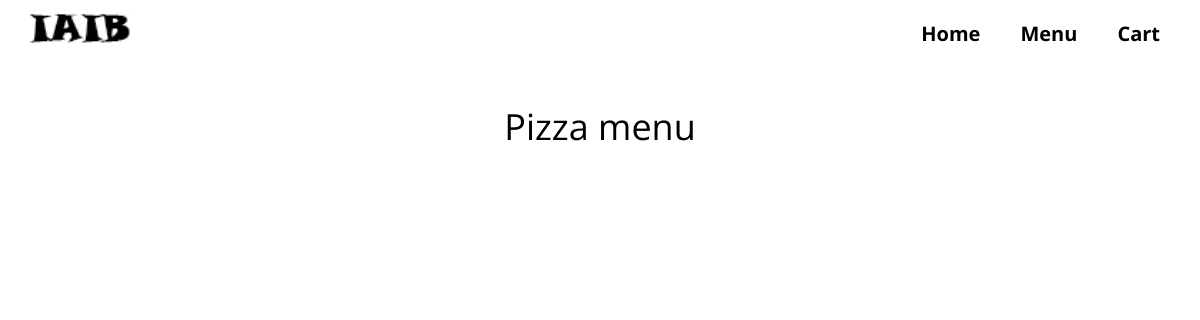
/menu/pizza/, run on an earlier commit of the app's database.
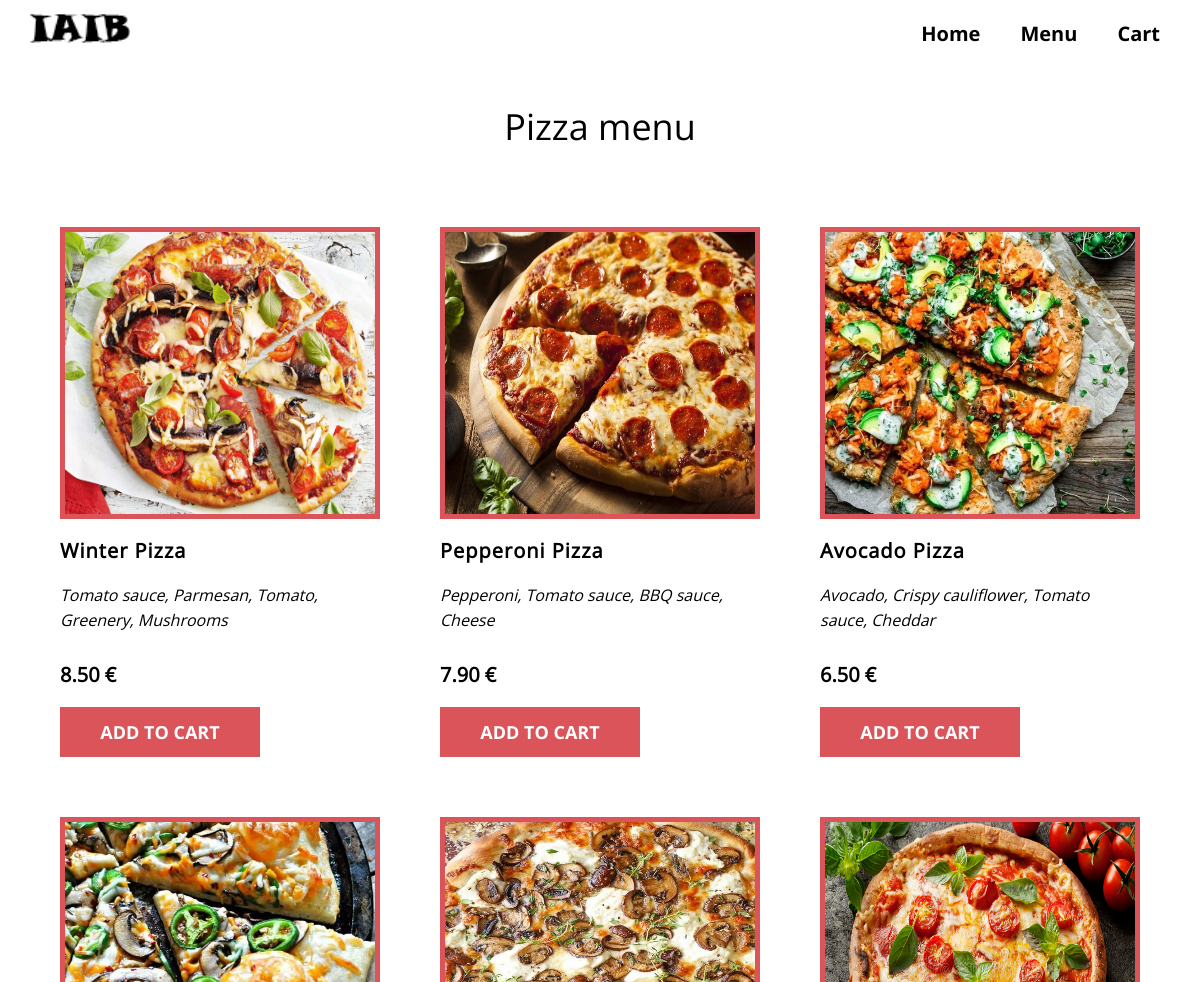
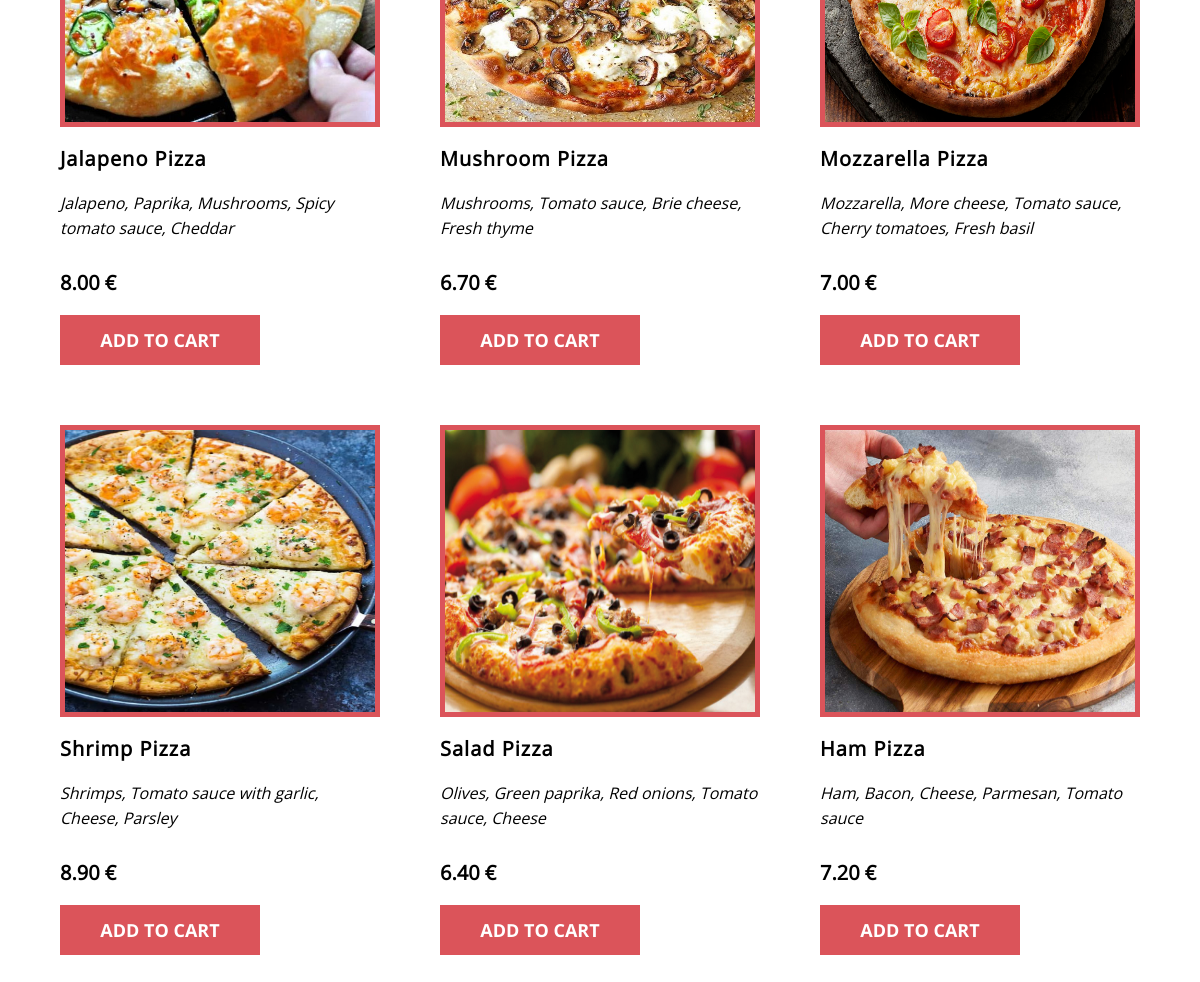
And on a later commit of the database (2 pictures, top to bottom).
### pizza/models.py (models this page shows, shortened)
class Product(models.Model):
    name = models.CharField(max_length=100)
    price = models.DecimalField(max_digits=10, decimal_places=2)
    ingredients = models.TextField(max_length=500, blank=True, null=True)
    ml = models.SmallIntegerField(blank=True, null=True)
    image = models.ImageField(upload_to="product_images/")
    available = models.BooleanField(default=True)
    category = models.ForeignKey(Category, on_delete=models.PROTECT, null=True)
    class Meta:
        ordering = ['id']

### pizza/views.py (the view)
# urls.py: path('menu/pizza/', pizza_menu, name='pizza'),
def pizza_menu(request):
    menu = [product for product in Product.objects.all() if product.category_id == 1]
    return render(request, 'pizza/menu/pizza.html', {'menu': menu, 'title': 'Pizza menu'})

### cart/context_processors.py (called while the page is built)
def cart(request):
    return {'cart': Cart(request)}

### pizza/templates/pizza/menu/pizza.html (shortened to what this page needs)
<!DOCTYPE html>
{% load static %}
<html lang="en">
<head>
    <link type="text/css" rel="stylesheet" href="{% static 'pizza/menu/css/style.css' %}" />
    <link type="text/css" rel="stylesheet" href="{% static 'pizza/navbar/css/style.css' %}" />
</head>
<body>
    <div class="wrapper">
        {% include "pizza/navbar.html" %}
        <div class="container">
            <div class="header">{{ title }}</div>
        </div>
        <div class="menu">
            <div class="menu_container container">
                <div class="menu_content">
                    {% for p in menu %}
                    {% if p.available %}
                    <div class="menu_item">
                        <div class="menu_item_img">
                            <img src="{{ p.image.url }}" alt="pizza">
                        </div>
                        <div class="menu_item_title">{{ p.name }}</div>
                        <div class="menu_item_description"><i>{{ p.ingredients }}</i></div>
                        <div class="menu_item_price">{{ p.price }} €</div>
                        <form action="{% url 'cart:cart_add' p.id %}" method="POST">
                            <button type="submit" class="menu_button" id="{{ p.id }}">ADD TO CART</button>
                        </form>
                    </div>
                    {% endif %}
                    {% endfor %}
                </div>
            </div>
        </div>
    </div>
</body>
</html>

### pizza/templates/pizza/navbar.html (shortened to what this page needs)
{% load static %}
<nav class="navbar">
  <div class="navbar_container container">
    <div class="nav_logo_item">
      <img src="{% static 'pizza/navbar/images/logo.jpg' %}" alt="logo">
    </div>
    <div class="nav_items">
      <a href="{% url 'home' %}" class="nav_home_item">Home</a>
      <div class="nav_menu_item">
        <button class="nav_menu_item_button">Menu</button>
      </div>
      <a href="{% url 'cart' %}" class="nav_cart_item">Cart</a>
    </div>
  </div>
</nav>

### pizza/static/pizza/menu/css/style.css (style rules this page uses)
* { padding: 0; margin: 0; border: 0; }
*, *:before, *:after { box-sizing: border-box; }
nav, footer, header, aside { display: block; }
html, body { height: 100%; width: 100%; font-size: 100%; line-height: 1; font-size: 14px; -ms-text-size-adjust: 100%; -moz-text-size-adjust: 100%; -webkit-text-size-adjust: 100%; }
input, button, textarea { font-family: inherit; }
button { cursor: pointer; }
a, a:visited { text-decoration: none; }
img { vertical-align: top; }
body { font-family: Roboto-Regular; color: #000; }
.wrapper { min-height: 100%; overflow: hidden; display: flex; flex-direction: column; }
.container { max-width: 1140px; margin: 0 auto; box-sizing: content-box; padding: 0px 5px; }
.menu_button { cursor: pointer; display: flex; color: white; font-size: 18px; font-family: OpenSans-Bold; font-weight: 700; line-height: 200%; height: 50px; background: #db545a; justify-content: center; align-items: center; width: 200px; transition: all 0.3s ease 0s; }
.header { margin: 50px 0px; text-align: center; font-size: 36px; line-height: 110%; }
.menu_content { display: flex; flex-wrap: wrap; margin-bottom: 20px; }
.menu_item { position: relative; max-width: 33%; padding: 30px; min-height: 560px; display: table; margin-bottom: 30px; }
.menu_item img { width: 320px; height: 292px; border: 5px solid #db545a; }
.menu_item_title { margin: 20px 0px; font-size: 20px; line-height: 120%; letter-spacing: 1px; font-weight: 700; }
.menu_item_description { font-family: OpenSans-Regular; line-height: 160%; font-size: 16px; }
.menu_item_price { position: absolute; bottom: 50px; font-size: 20px; line-height: 120%; font-weight: 700; margin: 20px 0px; }
.menu_button { position: absolute; bottom: 0; }

### pizza/static/pizza/navbar/css/style.css (style rules this page uses)
* { padding: 0; margin: 0; }
*, *:before, *:after { box-sizing: border-box; }
nav, footer, header, aside { display: block; }
html, body { height: 100%; width: 100%; font-size: 100%; line-height: 1; font-size: 14px; -ms-text-size-adjust: 100%; -moz-text-size-adjust: 100%; -webkit-text-size-adjust: 100%; }
input, button, textarea { font-family: inherit; }
button { cursor: pointer; }
a, a:visited { text-decoration: none; }
img { vertical-align: top; }
.navbar { margin-top: 10px; }
.navbar_container { display: flex; justify-content: space-between; }
.nav_logo_item img { width: 100px; }
.nav_items { display: flex; align-items: center; font-family: OpenSans-Bold; font-size: 20px; }
.nav_items a { padding: 10px; color: black; transition: all 0.3s ease 0s; }
.nav_home_item { margin-right: 20px; }
.nav_menu_item { margin-right: 20px; position: relative; display: inline-block; }
.nav_menu_item_button { padding: 10px; color: black; background: None; font-size: 20px; border: none; transition: all 0.3s ease 0s; }
body { font-family: OpenSans-Regular; color: #000; }
.container { max-width: 1140px; margin: 0 auto; box-sizing: content-box; padding: 0px 5px; }

What changed in the data, as far as the page shows it:
added Product: image (picture), name "Winter Pizza", ingredients "Tomato sauce, Parmesan, Tomato, Greenery, Mushrooms", price "8.50"
added Product: image (picture), name "Pepperoni Pizza", ingredients "Pepperoni, Tomato sauce, BBQ sauce, Cheese", price "7.90"
added Product: image (picture), name "Avocado Pizza", ingredients "Avocado, Crispy cauliflower, Tomato sauce, Cheddar", price "6.50"
added Product: image (picture), name "Jalapeno Pizza", ingredients "Jalapeno, Paprika, Mushrooms, Spicy tomato sauce, Cheddar", price "8.00"
added Product: image (picture), name "Mushroom Pizza", ingredients "Mushrooms, Tomato sauce, Brie cheese, Fresh thyme", price "6.70"
added Product: image (picture), name "Mozzarella Pizza", ingredients "Mozzarella, More cheese, Tomato sauce, Cherry tomatoes, Fresh basil", price "7.00"
added Product: image (picture), name "Shrimp Pizza", ingredients "Shrimps, Tomato sauce with garlic, Cheese, Parsley", price "8.90"
added Product: image (picture), name "Salad Pizza", ingredients "Olives, Green paprika, Red onions, Tomato sauce, Cheese", price "6.40"
added Product: image (picture), name "Ham Pizza", ingredients "Ham, Bacon, Cheese, Parmesan, Tomato sauce", price "7.20"
